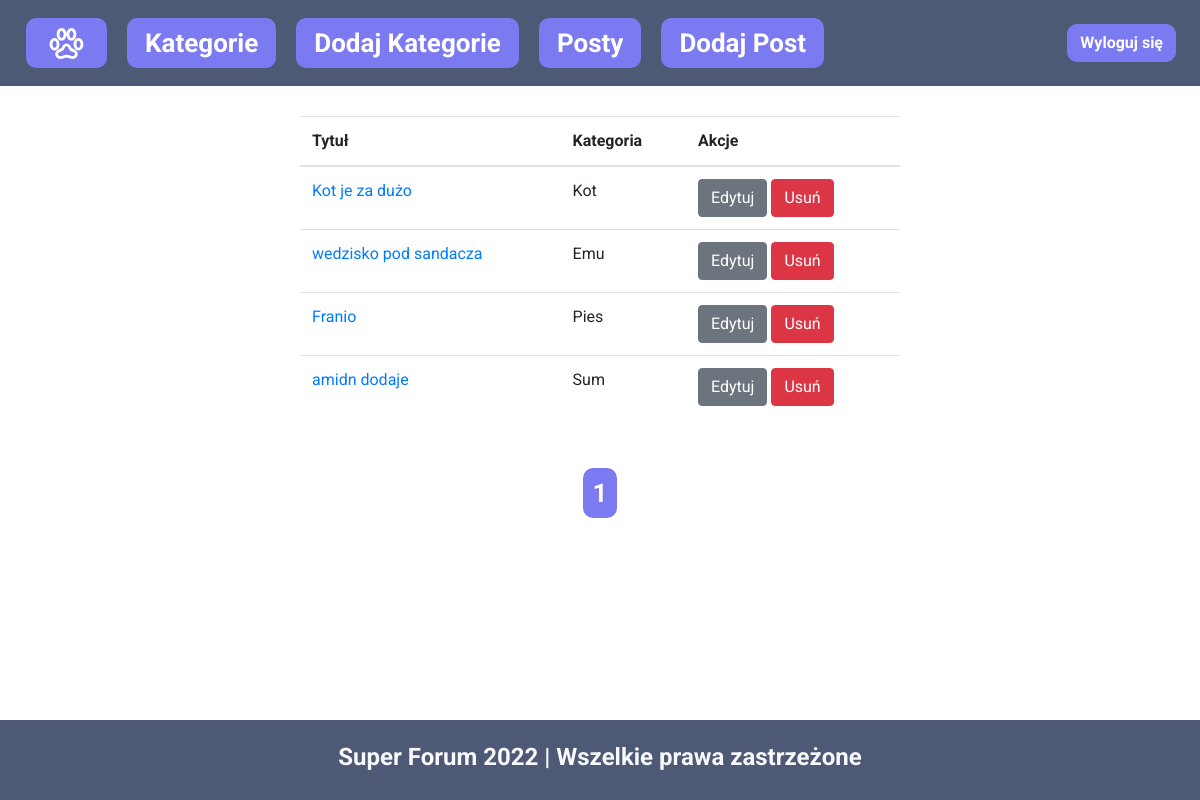
The app's page /posty.php (signed in), older data.
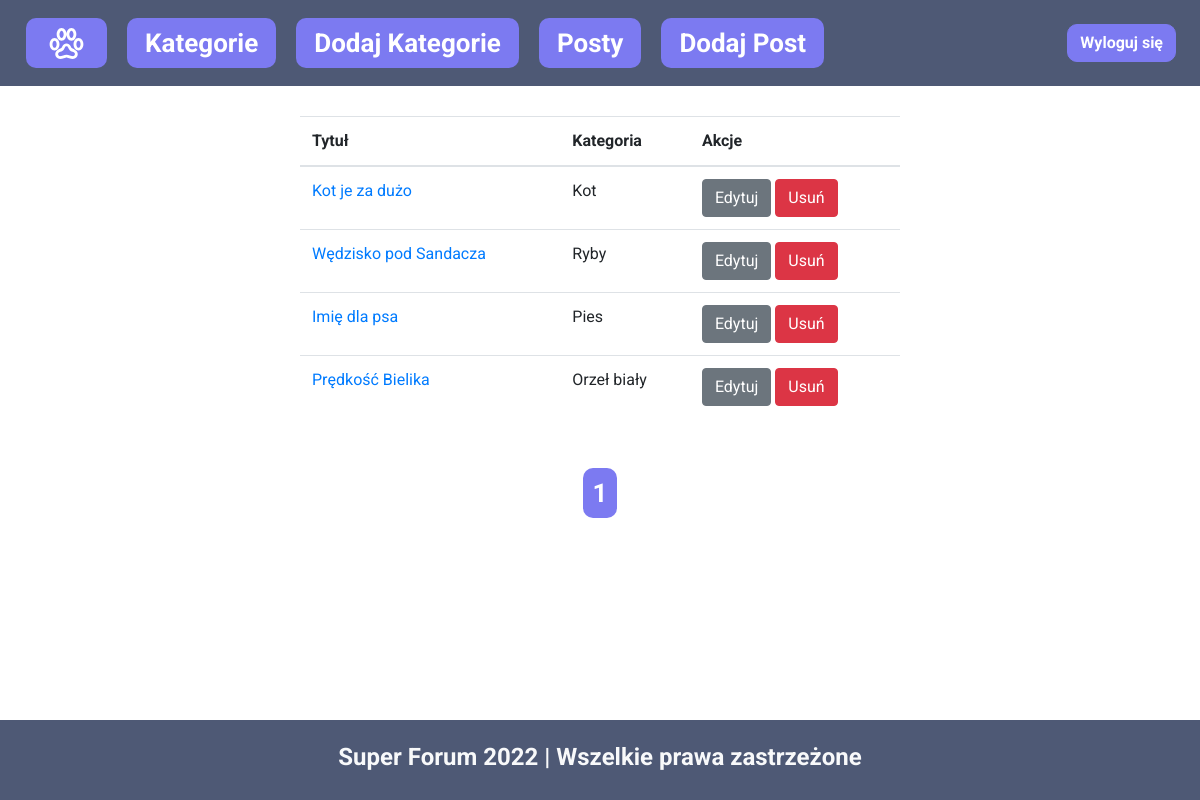
The same page, newer data.
### tables this page shows
CREATE TABLE `threads` (
  `threads_id` int(8) NOT NULL,
  `thread_title` varchar(255) NOT NULL,
  `thread_description` text NOT NULL,
  `thread_cat_id` int(8) NOT NULL,
  `thread_user_id` int(8) NOT NULL,
  `timestamp` datetime NOT NULL DEFAULT current_timestamp()
);

CREATE TABLE `kategorie` (
  `category_id` int(8) NOT NULL,
  `category_name` varchar(255) NOT NULL,
  `category_description` varchar(255) NOT NULL,
  `created` datetime NOT NULL DEFAULT current_timestamp()
);

### posty.php (the view, shortened to what this page needs)
<?php
$per_page_record = 10;
if (isset($_GET["page"])) {
	$page = $_GET["page"];
} else {
	$page = 1;
}
$start_from = ($page - 1) * $per_page_record;
?>
<!DOCTYPE html>
<html lang="pl">
<head>
	<link rel="stylesheet" href="https://cdn.jsdelivr.net/npm/bootstrap@4.5.3/dist/css/bootstrap.min.css">
	<link rel="stylesheet" href="navbar-style.css">
	<link rel="stylesheet" href="Pagination.css">
</head>
<body>
	<?php
	include_once('./navbar.php');
	?>
	<div class="w-50" style="margin-top: 2.5%; margin-left:auto; margin-right:auto;">
		<?php
		$query2 = "SELECT * FROM threads LIMIT " . $start_from . " , " . $per_page_record;
		$query_run2 = $conn->query($query2);
		if ($query_run2->num_rows > 0) {
		?>
			<table class="table">
				<thead>
					<tr>
						<th>Tytuł</th>
						<th>Kategoria</th>
						<th>Akcje</th>
					</tr>
				</thead>
				<tbody>
					<?php
					foreach ($query_run2 as $post) {
						$catid = $post['thread_cat_id'];
						$sql = "SELECT * FROM kategorie WHERE category_id='$catid'";
						$cats = $conn->query($sql);
						foreach ($cats as $cat) {
							$catname = $cat['category_name'];
						}
					?>
						<tr>
							<td>
								<a href="watek2.php?threadsid=<?= $post['threads_id'] ?>"> <?= $post['thread_title']; ?> </a>
							</td>
							<td>
								<?= $catname; ?>
							</td>
							<td>
								<form action="./posty.php" method="POST">
									<button class="btn btn-secondary" type="submit" name="editview_post" value="<?= $post['threads_id']; ?>">Edytuj</button>
									<button class="btn btn-danger" type="submit" name="delete_post" value="<?= $post['threads_id']; ?>">Usuń</button>
								</form>
							</td>
						</tr>
				<?php
					}
				} else {
					echo "<h2>Nie znaleziono żadnych postów</h2>";
				}
				?>
				</tbody>
			</table>
			<?php
			$sql = "SELECT COUNT(*) FROM `threads`";
			$rs_result = $conn->query($sql);
			$row = $rs_result->fetch_row();
			$total_records = $row[0];
			$total_pages = ceil($total_records / $per_page_record);
			$pagLink = "";
			echo "<div class='pagination'>";
			for ($i = 1; $i <= $total_pages; $i++) {
				if ($i == $page) {
					$pagLink .= "<a class = 'active' href='posty.php?page="
						. $i . "'>" . $i . " </a>";
				} else {
					$pagLink .= "<a href='posty.php?page=" . $i . "'>
                " . $i . " </a>";
				}
			};
			echo $pagLink;
			echo "</div>";
			?>
	</div>
	<?php include_once('./footer.php') ?>
</body>
</html>

### navbar.php (shortened to what this page needs)
<nav class="navbar navbar-expand-lg navbar-light bg-light text-light" id="maincolor">
<div class="collapse navbar-collapse" id="navbarSupportedContent">
    <ul class="navbar-nav mr-auto">
        <li class="nav-item active">
          	<a class="nav-link" href="./index.php">
              	<img src="./img/paw.svg" alt="logo image">
          	<span class="sr-only">(current)</span></a>
        </li>
        <?php if(isset($_SESSION['zalogowany'])) {
          if($_SESSION['accountrole']=="user") {
              echo '<li class="nav-item">
              <a class="nav-link" href="./mojeposty.php">Moje Posty</a>
          </li>
          <li class="nav-item">
            <a class="nav-link" href="./dodajpost.php">Dodaj Post</a>
        </li>';
          } else if ($_SESSION['accountrole']=="admin") {
              echo'<li class="nav-item">
              <a class="nav-link" href="./wszystkiekategorie.php">Kategorie</a>
              </li>
          <li class="nav-item">
              <a class="nav-link" href="./dodajkategorie.php">Dodaj Kategorie</a>
              </li>
              <li class="nav-item">
              <a class="nav-link" href="./posty.php">Posty</a>
          </li>
          <li class="nav-item">
            <a class="nav-link" href="./dodajpost.php">Dodaj Post</a>
        </li>';
          }
        }?>
    </ul>
    <?php if(isset($_SESSION['zalogowany'])) {
      echo '<a href="./logout.php"<div class="mx-2"><button class="btn btn-primary btn-nav ml-2">Wyloguj się</button>
      </div></a>';
      }
    else {
      echo '<div class="mx-2">
      <a href="./login.php"><button class="btn btn-primary btn-nav ml-2">Zaloguj się</button></a>
      <a href="./register.php"><button class="btn btn-primary btn-nav mx-2">Zarejestruj się</button></a>
      </div>';
    } ?>
</nav>

### footer.php
<?php
echo '<div class="text-light"  id="footer">
<p class="text-center"> Super Forum 2022 | Wszelkie prawa zastrzeżone </p>
</div>'
?>

### navbar-style.css (style rules this page uses)
* { font-family: "Roboto", sans-ser !important; box-sizing: border-box; }
.navbar { position: sticky; width: 100%; top: 0; }
.navbar-light .navbar-nav .nav-link { color: white; font-size: 26px; font-weight: bold; }
.nav-item { display: flex; justify-content: center; align-items: center; background-color: #7c7af1; margin: 10px; border-radius: 10px; height: 50px; padding: 10px; }
.btn-primary { color: #fff; background-color: #4E5975; border-color: #4E5975; }
.btn-nav { color: #fff; background-color: #7c7af1; border-color: #7c7af1; font-size: 16px; font-weight: bold; border-radius: 10px; }
#footer { height: 80px; background-color: #4E5975; position: fixed; bottom: 0; left: 0; width: 100%; color: #FFFFFF; font-size: 24px; display: flex; justify-content: center; align-items: center; padding-top: 10px; font-weight: bold; }

### Pagination.css (style rules this page uses)
.pagination { justify-content: center; }
.pagination a { display: flex; justify-content: center; align-items: center; background-color: #7c7af1; margin: 10px; border-radius: 10px; height: 50px; padding: 10px; color: white; font-size: 26px; font-weight: bold; }

### posty.php (style rules this page uses)
#maincolor { background-color: #4E5975 !important; }

Row changes from the older to the newer data that the page shows:
removed threads: thread_title "amidn dodaje", kategorie.category_name "Sum", $post['threads_id'] 42 (drawn)
changed threads: thread_title "wedzisko pod sandacza" → "Wędzisko pod Sandacza"; kategorie.category_name "Emu" → "Ryby"
changed threads "Pies": thread_title "Franio" → "Imię dla psa"
added threads: thread_title "Prędkość Bielika", kategorie.category_name "Orzeł biały", $post['threads_id'] 43 (drawn)
